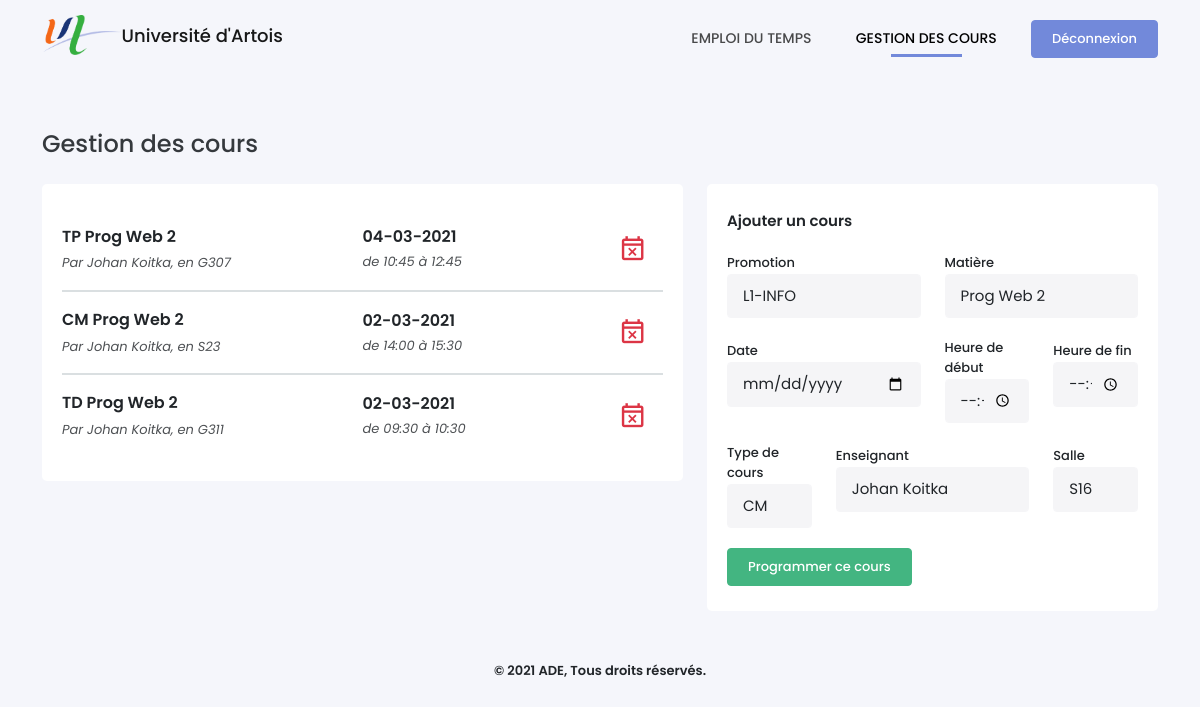
The page /gestion.php (signed in) on the database as committed earlier.
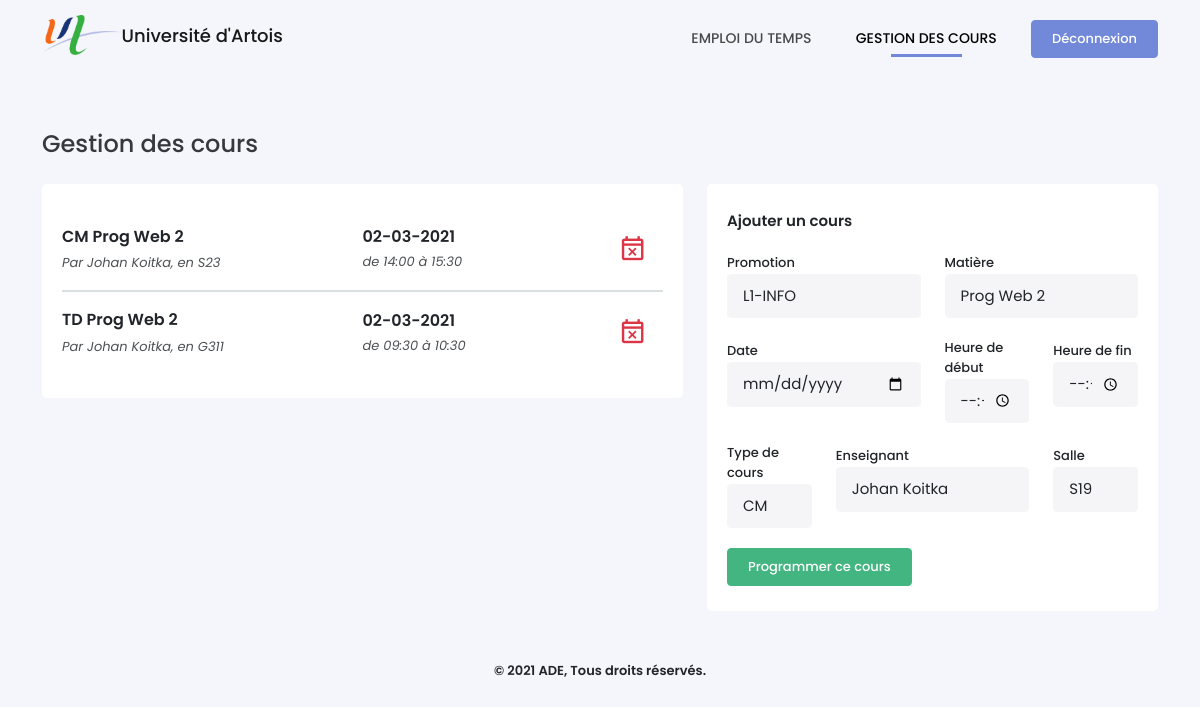
The same page on the database as committed later.
### tables this page shows
CREATE TABLE Cours (
    CourID INTEGER PRIMARY KEY AUTOINCREMENT,
    DateCour VARCHAR(30) NOT NULL,
    HeureDebut time NOT NULL,
    HeureFin time NOT NULL,
    TypeID INTEGER NOT NULL,
    SalleID INTEGER NOT NULL,
    UsagerID INTEGER NOT NULL,
    MatiereID INTEGER NOT NULL,
    CONSTRAINT cour_type_fk FOREIGN KEY (TypeID) REFERENCES TypeCours(TypeID) ON DELETE CASCADE,
    CONSTRAINT cour_salle_fk FOREIGN KEY (SalleID) REFERENCES Salles(SalleID) ON DELETE CASCADE
    CONSTRAINT cour_enseignant_fk FOREIGN KEY (UsagerID) REFERENCES Usagers(UsagerID) ON DELETE CASCADE,
    CONSTRAINT cour_matiere_fk FOREIGN KEY (MatiereID) REFERENCES Matieres(MatiereID) ON DELETE CASCADE
);

CREATE TABLE TypeCours (
    TypeID INTEGER PRIMARY KEY AUTOINCREMENT,
    NomType VARCHAR NOT NULL
);

CREATE TABLE Matieres (
    MatiereID INTEGER PRIMARY KEY AUTOINCREMENT,
    NomMatiere VARCHAR(25) NOT NULL,
    CouleurMatiere VARCHAR(10) NOT NULL,
    PromotionID INTEGER NOT NULL,
    CONSTRAINT matiere_promo_fk FOREIGN KEY (PromotionID) REFERENCES Promotions(PromotionID) ON DELETE CASCADE
);

CREATE TABLE Usagers (
    UsagerID VARCHAR(30) PRIMARY KEY NOT NULL,
    MotDePasse VARCHAR(255) NOT NULL,
    Nom VARCHAR(15) NOT NULL,
    Prenom VARCHAR(20) NOT NULL,
    RangID INTEGER NOT NULL,
    CONSTRAINT usager_rang_fk FOREIGN KEY (RangID) REFERENCES Rangs(RangID) ON DELETE CASCADE
);

CREATE TABLE Salles (
    SalleID INTEGER PRIMARY KEY AUTOINCREMENT,
    NomSalle VARCHAR NOT NULL
);

### gestion.php (the view, shortened to what this page needs)
<!DOCTYPE html>
<?php
require_once('./src/Planning/FormEvent.php');
$last_search = isset($_GET['search']) ? $_GET['search'] : ' ';
?>
<html lang="fr-FR">
<head>
    <link type="text/css" rel="stylesheet" href="./assets/css/icons.min.css">
    <link type="text/css" rel="stylesheet" href="./assets/css/bootstrap.min.css">
    <link type="text/css" rel="stylesheet" href="./assets/css/style.css">
</head>
<body>
    <?php require_once('./views/header.php') ?>
    <div class="container">
        <h4>Gestion des cours</h4>
        <div class="row">
            <div class="col-md-7">
                <div class="box-content">
                    <?php
                    $where = 'WHERE NomMatiere LIKE \'%'. $last_search.'%\'';
                    if($_SESSION['rang'] == 2)  $where = 'WHERE UsagerID ="'. $_SESSION['id'] . '" AND NomMatiere LIKE \'%'. $last_search.'%\'';
                    $sCours = $bdd->query('SELECT * FROM Cours INNER JOIN Matieres USING(MatiereID), TypeCours USING(TypeID), Usagers USING(UsagerID), Promotions USING(PromotionID), Salles USING(SalleID) '.$where.' ORDER BY DateCour DESC, HeureDebut DESC');
                    while($aCours = $sCours->fetch()) { ?>
                        <div class="list-cours d-flex flex-row align-items-center justify-content-between">
                            <div class="cours-info">
                                <p><?= $aCours['NomType'] ?> <?= $aCours['NomMatiere'] ?></p>
                                <span>Par <?= $aCours['Prenom'] ?> <?= $aCours['Nom'] ?>, en <?= $aCours['NomSalle'] ?></span>
                            </div>
                            <div class="cours-date">
                                <p><?= date('d-m-Y', $aCours['DateCour']) ?></p>
                                <span>de  <?= $aCours['HeureDebut'] ?> à <?= $aCours['HeureFin'] ?></span>
                            </div>
                            <a href="?addEventID=<?= $aCours['CourID'] ?>" class="btn btn-danger"><i class="mdi mdi-calendar-remove-outline"></i></a>
                        </div>
                    <?php } ?>
                </div>
            </div>
            <div class="col-md-5">
                <div class="box-content">
                    <div class="content-title">Ajouter un cours</div>
                    <form method="POST" action="">
                        <div class="row">
                            <div class="col-md-6">
                                <label for="">Promotion</label>
                                <select name="promotion" class="form-control" id="promo">
                                    <?php
                                    $option = '';
                                    if($_SESSION['rang'] == 2) {
                                        $option = 'INNER JOIN Appartient ON Promotions.PromotionID = Appartient.PromotionID AND UsagerID = "'.$_SESSION['id'].'"';
                                    }
                                    $sPromo = $bdd->query('SELECT * FROM Promotions '.$option.' ORDER BY PromotionID');
                                    while($aPromo = $sPromo->fetch()) {
                                        echo '<option value="'.$aPromo['PromotionID'].'"'. ((isset($_POST['promotion']) && $_POST['promotion'] == $aPromo['PromotionID']) ? ' selected' : '') .'>'.$aPromo['NomPromotion'].'</option>';
                                    } ?>
                                </select>
                            </div>
                            <div class="col-md-6">
                                <label for="">Matière</label>
                                <select name="matiere" id="" class="form-control" id="matiere">
                                    <?php
                                    $option = '';
                                    if($_SESSION['rang'] == 2) {
                                        $option = 'INNER JOIN Enseigne ON Matieres.MatiereID = Enseigne.MatiereID AND UsagerID = "'.$_SESSION['id'].'"';
                                    }
                                    $sMatieres = $bdd->query('SELECT * FROM Matieres '.$option. ' ORDER BY NomMatiere');
                                    while($aMatieres = $sMatieres->fetch()) {
                                        echo '<option value="'.$aMatieres['MatiereID'].'">'.$aMatieres['NomMatiere'].'</option>';
                                    } ?>
                                </select>
                            </div>
                            <div class="col-md-6">
                                <div class="form-group">
                                    <label for="date">Date</label>
                                    <input type="date" name="dateCour" class="form-control <?= (isset($errors['dateCour'])) ? 'is-invalid' : '' ?>" value="<?= (isset($_POST['dateCour'])) ? $_POST['dateCour'] : '' ?>">
                                </div>
                            </div>
                            <div class="col-md-3">
                                <div class="form-group">
                                    <label for="date">Heure de début</label>
                                    <input type="time" name="heureDebut" class="form-control <?= (isset($errors['heureDebut'])) ? 'is-invalid' : '' ?>" value="<?= (isset($_POST['heureDebut'])) ? $_POST['heureDebut'] : '' ?>">
                                </div>
                            </div>
                            <div class="col-md-3">
                                <div class="form-group">
                                    <label for="date">Heure de fin</label>
                                    <input type="time" name="heureFin" class="form-control <?= (isset($errors['heureFin'])) ? 'is-invalid' : '' ?>" value="<?= (isset($_POST['heureFin'])) ? $_POST['heureFin'] : '' ?>">
                                </div>
                            </div>
                            <div class="col-md-3">
                                <div class="form-group">
                                    <label for="date">Type de cours</label>
                                    <select name="type" class="form-control">
                                        <?php $query = $bdd->query('SELECT * FROM TypeCours');
                                            while ($row = $query->fetch()){
                                                echo '<option value="' . $row['TypeID'].'">' . $row['NomType'] . '</option>';
                                            }
                                        ?>
                                    </select>
                                </div>
                            </div>
                            <div class="col-md-6">
                                <div class="form-group">
                                    <label for="date">Enseignant</label>
                                    <select name="enseignant" class="form-control">
                                        <?php if($_SESSION['rang'] == 2) {
                                                $sql = 'AND UsagerID = "'.$_SESSION['id'].'"';
                                            } else {
                                                $sql = '';
                                            }
                                            $query = $bdd->query('SELECT * FROM Usagers WHERE RangID = 2 ' . $sql);
                                            while ($row = $query->fetch()){
                                                echo '<option value="' .$row['UsagerID'] .'">' . $row['Prenom'] . ' ' .  $row['Nom'] . '</option>';
                                            }
                                        ?>
                                    </select>
                                </div>
                            </div>
                            <div class="col-md-3">
                                <div class="form-group">
                                    <label for="salle">Salle</label>
                                    <select name="salle" class="form-control">
                                        <?php $query = $bdd->query('SELECT * FROM Salles');
                                            while ($row = $query->fetch()){
                                                echo '<option value="' . $row['SalleID'].'">' . $row['NomSalle'] . '</option>';
                                            }
                                        ?>
                                    </select>
                                </div>
                            </div>
                        </div>
                        <input type="submit" name="add_cours" value="Programmer ce cours" class="btn btn-success">
                    </form>
                </div>
            </div>
        </div>
    </div>
    <?php require_once('./views/footer.php') ?>
</body>
</html>

### views/header.php
<header>
    <div class="container">
        <div class="logo">
            <a href="./"><img src="./assets/img/logo.png" alt="logo"><span>Université d'Artois</span></a>
        </div>
        <nav>
            <ul>
                <li <?= (basename($_SERVER['PHP_SELF']) == 'index.php') ? 'class="active"' : null ?>>
                    <a href="./"> Emploi du temps</a>
                </li>
                <?php if($_SESSION['rang'] > 1) { ?>
                <li <?= (basename($_SERVER['PHP_SELF']) == 'gestion.php') ? 'class="active"' : null ?>>
                    <a href="./gestion"> Gestion des cours</a>
                </li>
                <?php } if($_SESSION['rang'] > 2) { ?>
                <li <?= (basename($_SERVER['PHP_SELF']) == 'admin.php') ? 'class="active"' : null ?>>
                    <a href="./admin">Administration</a>
                </li>
                <?php } ?>
                <li>
                    <a href="./logout" class="btn btn-primary">Déconnexion</a>
                </li>
            </ul>
        </nav>
    </div>
</header>

### views/footer.php
<footer>
    <p>© 2021 ADE, Tous droits réservés.</p>
</footer>

### assets/css/style.css (style rules this page uses)
* { box-sizing: border-box; outline: none; -webkit-tap-highlight-color: rgba(0, 0, 0, 0); }
body { font-family: Poppins, sans-serif; background-color: #F5F6FB; margin: 0; padding: 0; }
header { width: 100%; height: 80px; margin-bottom: 50px; }
.logo a { float: left; margin-top: 15px; text-decoration: none; }
.logo img { height: 40px; }
.logo a span { color: #000; vertical-align: middle; opacity: .9; font-size: 18px; font-weight: 500; }
nav { float: right; padding: 20px 0; }
nav ul { padding: 0; margin: 0; list-style: none; position: relative; }
nav ul li { display: inline-block; margin-left: 20px; }
nav a { display: block; padding: 0 10px; color: #000; opacity: .7; text-transform: uppercase; font-weight: 500; font-size: 14px; text-decoration: none; }
nav ul li.active a { opacity: 1; }
nav ul li a::after { content: ''; width: 50%; display: block; margin: 5px auto; border-bottom: 3px solid transparent; }
nav ul li.active a::after { border-color: #7289DA; }
nav a.btn { display: flex; opacity: 1; font-size: 13px; padding: 8px 20px; text-transform: unset; }
footer { text-align: center; margin: 20px auto; font-weight: 600; font-size: 13px; }
.container { min-width: 80%; }
.container h4 { opacity: .9; margin-bottom: 25px; }
.btn { font-weight: 500; font-size: 13px; padding: 8px 20px; }
.btn-primary { background-color: #7289DA; border-color: #7289DA; }
.btn-success { background-color: #43B581; border-color: #43B581; }
.box-content { position: relative; width: 100%; padding: 25px 20px; background-color: #fff; border-radius: 5px; margin-bottom: 30px; }
.box-content::after { content: ''; clear: both; display: table; }
.content-title { font-size: 15px; display: inline-block; position: relative; font-weight: 600; height: 40px; }
.list-cours { padding: 15px 0; border-bottom: 2px solid #DADFE1; }
.list-cours:last-child { border: 0; }
.cours-info { width: calc(100% - 50%); line-height: 1.6; }
.list-cours p { font-weight: 600; margin-bottom: 0; }
.list-cours span { font-size: 13px; font-style: italic; opacity: .8; }
.cours-date { flex: 1; }
.list-cours > a.btn { background-color: transparent; border: none; color: #DC3545; position: absolute; right: 30px; padding: 3px 6px; font-size: 1.8rem; }
label { font-size: 13px; font-weight: 500; }
.form-control, .form-control:focus { background-color: #F5F5F7; border-color: #F5F5F7; font-size: 15px; padding: 10px 15px; margin-bottom: 20px; }

Rows that differ between the two databases and show on the page:
removed cours: TypeID.NomType "TP", MatiereID.NomMatiere "Prog Web 2", UsagerID.Prenom "Johan", UsagerID.Nom "Koitka", SalleID.NomSalle "G307", DateCour "04-03-2021", HeureDebut "10:45", HeureFin "12:45"
Other text that changed with them:
form field salle: "S16" → "S19"
